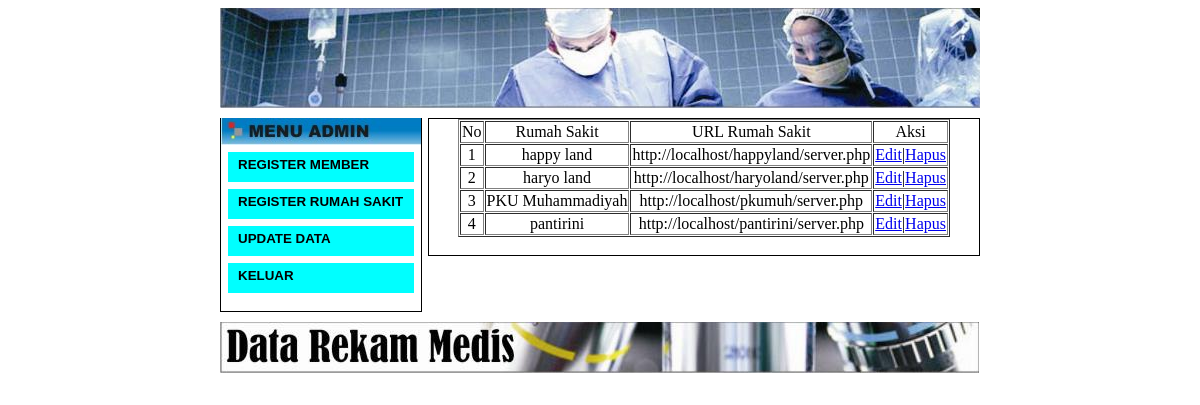
Screenshot of /admin.php?mod=update (signed in) with the database file from the repository.
### tables this page shows
CREATE TABLE IF NOT EXISTS `alamat` (
  `id` int(11) NOT NULL AUTO_INCREMENT,
  `nama_rs` varchar(255) NOT NULL,
  `host_rs` varchar(255) NOT NULL,
  PRIMARY KEY (`id`)
);

### admin/update.php (the view, shortened to what this page needs)
<?php
if (!empty ($_SESSION[username]) AND !empty ($_SESSION[passuser])){
	if($konek=mysql_connect("localhost","root","")) {
		if ($db=mysql_select_db("medikclient")) {
			$query = mysql_query("SELECT * FROM alamat ORDER BY id ASC");
		} else {
		echo "Database tidak konek";
		}
	} else {
		echo "Database tidak konek";
	}
}
?>
<table align='center' cellspacing='1' border='1'>
	<tr>
		<td align='center'>No</td>
		<td align='center'>Rumah Sakit</td>
		<td align='center'>URL Rumah Sakit</td>
		<td align='center'>Aksi</td>
	</tr>
	<?
	$no=1;
	while ($row=mysql_fetch_array($query)) {
		echo "<tr>";
		echo "<td align='center'>".$no."</td>";
		echo "<td align='center'>".$row['nama_rs']."</td>";
		echo "<td align='center'>".$row['host_rs']."</td>";
		echo "<td align='center'><a href='?mod=edit&id=".$row['id']."'>Edit</a>|<a href='?mod=hapus&id=".$row['id']."'>Hapus</a></td>";
		echo "</tr>";
		$no++;
		}
	?>
</table>

### admin.php (shortened to what this page needs)
<?php
if (!empty ($_SESSION[username]) and !empty ($_SESSION[passuser])){
?>
<!DOCTYPE html PUBLIC "-//W3C//DTD XHTML 1.0 Strict//EN" "http://www.w3.org/TR/xhtml1/DTD/xhtml1-strict.dtd">
<html xmlns="http://www.w3.org/1999/xhtml">
<html>
<head>
<link rel='stylesheet' href='css/admin-style.css' type='text/css'/>
</head>
<body>
<div id='wrapper'>
	<div id='header'>
	</div>
	<div id='page'>
		<div id='page-bgtop'>
			<div id='sidebar'>
				<div id='menuheader'>
				</div>
				<div id='submenu'>
					<a href="?mod=Member">Register Member</a>
				</div>
				<div id='submenu'>
					<a href="?mod=Hospital">Register Rumah Sakit</a>
				</div>
				<div id='submenu'>
					<a href="?mod=update">Update Data</a>
				</div>
				<div id='submenu'>
					<a href="logout.php">Keluar</a>
				</div>
			<div style="clear: both;">&nbsp;</div>
			</div>
			<div id='content'>
				<?php
					$id=$_GET['mod'];
					if(!$id) {?>
						<h2>SELAMAT DATANG DI HALAMAN ADMIN</h2>
					<?
					} else {
						include("admin/{$id}.php");
					}
				?>
				<div style="clear: both;">&nbsp;</div>
			</div>
			<div style="clear: both; height: 10px"></div>
		</div>
	</div>
	<div id='footer'>
	</div>
</div>
</body>
</html>
<?php
} else {
	echo "Mau coba - coba lewat jalan ga bener ya...";
}
?>

### css/admin-style.css (style rules this page uses)
#header { width: 760px; height: 100px; margin: 0 auto; background:url(images/header2.jpg) no-repeat left top; }
#page { width: 760px; margin: 0 auto; }
#sidebar { float: left; width: 200px; margin-top: 10px; background-color:white; border-bottom:1px solid black; border-left:1px solid black; border-right:1px solid black; }
#menuheader { width:200px; height:27px; background:url(images/menubar.jpg) no-repeat left top; }
#submenu { width:186px; height:30px; background-color:aqua; margin: 0 auto; margin-top:7px; }
#submenu a { float: left; height:20px; width: 176px; padding:5px 0px 5px 10px; text-decoration: none; font-family: Arial, Helvetica, sans-serif; text-transform: uppercase; font-size: smaller; font-weight: bold; color: #000000; }
#content { float: right; width: 550px; margin-top: 10px; border:1px solid black; }
#footer { width: 760px; height: 15px; margin: 0 auto; padding: 40px 0 0 0; background:url(images/footer2.jpg) no-repeat left top; }

### rows the page displays
alamat: nama_rs "happy land", host_rs "http://localhost/happyland/server.php"
alamat: nama_rs "haryo land", host_rs "http://localhost/haryoland/server.php"
alamat: nama_rs "PKU Muhammadiyah", host_rs "http://localhost/pkumuh/server.php"
alamat: nama_rs "pantirini", host_rs "http://localhost/pantirini/server.php"
